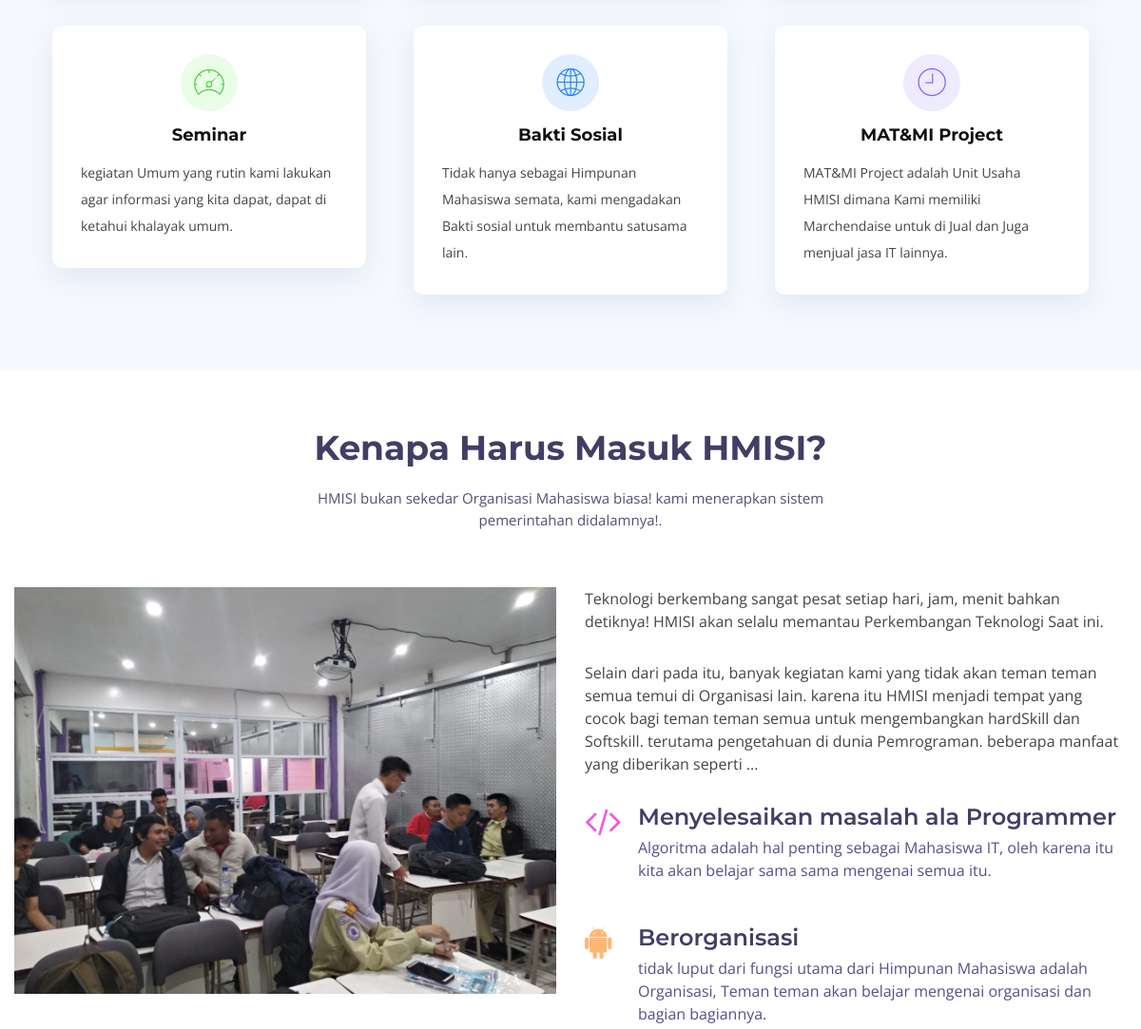
Before: / (middle part) with the older database file.
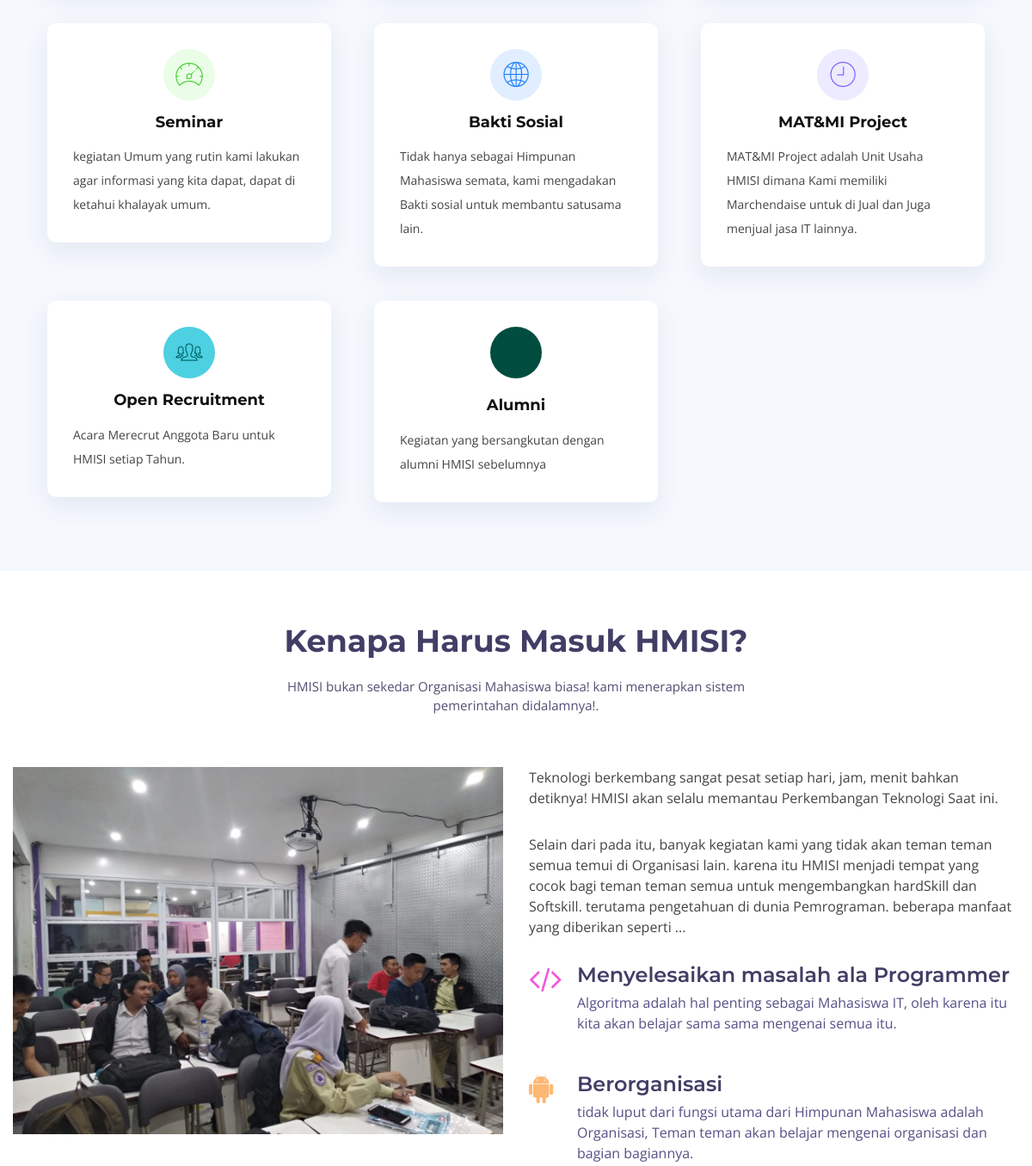
After: the same page with the newer database file.
### tables this page shows
CREATE TABLE `proker` (
  `id` int(11) NOT NULL,
  `slug` varchar(50) NOT NULL,
  `title` varchar(50) NOT NULL,
  `text` text NOT NULL,
  `bg` varchar(50) NOT NULL,
  `color` varchar(50) NOT NULL,
  `icon` varchar(50) NOT NULL
);

### application/controllers/Welcome.php (called while the page is built, shortened)
<?php
class Welcome extends CI_Controller
{
	public function __construct()
	{
		$this->load->model('proker_model');
		$this->load->model('news_model');
		$this->load->model('anggota_model');
		$this->load->helper('url_helper');
	}
	public function index()
	{
		$data['prokers'] = $this->proker_model->get_Proker();
		$data['members'] = $this->anggota_model->get_Pengurus();
		$data['news']    = $this->news_model->get_news();
		$this->load->helper('url');
		$this->load->view('templates/header');
		$this->load->view('index', $data);
		$this->load->view('templates/footer');
	}
}

### index.php (called while the page is built, shortened)
<?php
require_once BASEPATH.'core/CodeIgniter.php';

### application/models/Proker_model.php (called while the page is built, shortened)
<?php
class Proker_model extends CI_Model
{
	public function get_Proker($slug = FALSE)
	{
		if ($slug == FALSE) {
			$query = $this->db->get('proker');
			return $query->result_array();
		}
		$query = $this->db->get_where('proker', array('slug' => $slug));
		return $query->row_array();
	}
}

### application/views/index.php (the view, shortened to what this page needs)
<main id="main">
	<section id="services" class="section-bg">
		<div class="container">
			<div class="row">
				<? foreach ($prokers as $proker) : ?>
					<div class="col-md-6 col-lg-4 wow bounceInUp" data-wow-duration="1.4s">
						<div class="box">
							<div class="icon" style="background: <?= $proker['bg']; ?>;">
								<i class="ion-ios-<?= $proker['icon']; ?>" style="color: <?= $proker['color']; ?>;"></i>
							</div>
							<h4 class="title"><a href="<?= site_url('proker/' . $proker['slug']); ?>"><?= $proker['title']; ?></a></h4>
							<p class="description"><?= $proker['text']; ?></p>
						</div>
					</div>
				<? endforeach; ?>
			</div>
		</div>
	</section>
	<section id="why-us" class="wow fadeIn">
		<div class="container-fluid">
			<header class="section-header">
				<h3>Kenapa Harus Masuk HMISI?</h3>
				<p>HMISI bukan sekedar Organisasi Mahasiswa biasa! kami menerapkan sistem pemerintahan didalamnya!.</p>
			</header>
			<div class="row">
				<div class="col-lg-6">
					<div class="why-us-img">
						<img src="<?= base_url(); ?>/assets/img/rapat.jpg" alt="" class="img-fluid">
					</div>
				</div>
				<div class="col-lg-6">
					<div class="why-us-content">
						<p>Teknologi berkembang sangat pesat setiap hari, jam, menit bahkan detiknya! HMISI akan selalu
							memantau
							Perkembangan Teknologi Saat ini.</p>
						<p>
							Selain dari pada itu, banyak kegiatan kami yang tidak akan teman teman semua temui di
							Organisasi lain.
							karena itu HMISI menjadi tempat yang cocok bagi teman teman semua untuk mengembangkan
							hardSkill dan
							Softskill. terutama pengetahuan di dunia Pemrograman. beberapa manfaat yang diberikan
							seperti ...
						</p>
						<div class="features wow bounceInUp clearfix">
							<i class="fa fa-code" style="color: #f058dc;"></i>
							<h4>Menyelesaikan masalah ala Programmer</h4>
							<p>Algoritma adalah hal penting sebagai Mahasiswa IT, oleh karena itu kita akan belajar sama
								sama
								mengenai semua itu.</p>
						</div>
						<div class="features wow bounceInUp clearfix">
							<i class="fa fa-android" style="color: #ffb774;"></i>
							<h4>Berorganisasi</h4>
							<p>tidak luput dari fungsi utama dari Himpunan Mahasiswa adalah Organisasi, Teman teman akan
								belajar
								mengenai organisasi dan bagian bagiannya.</p>
						</div>
					</div>
				</div>
			</div>
		</div>
	</section>
</main>

Changed rows visible on the page:
added proker: title "Open Recruitment", text "Acara Merecrut Anggota Baru untuk HMISI setiap Tahun."
added proker: title "Alumni", text "Kegiatan yang bersangkutan dengan alumni HMISI sebelumnya"
